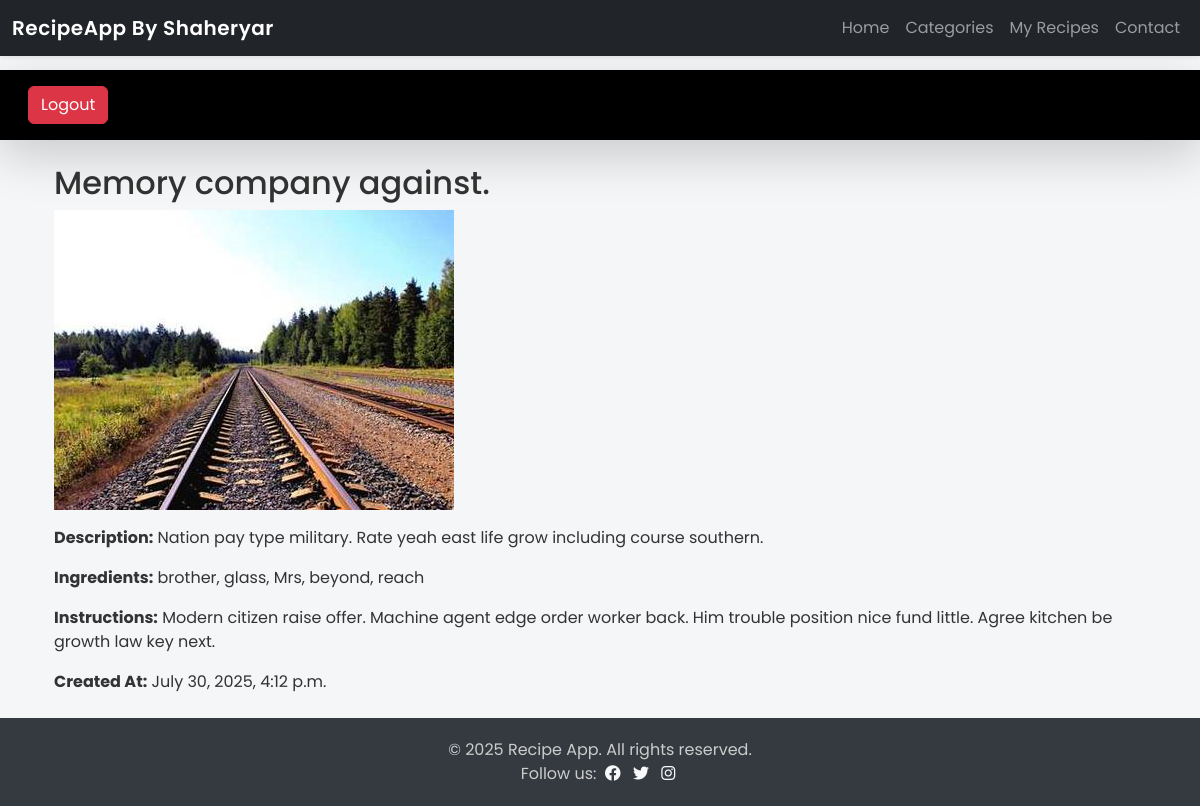
The page /recipes1/recipe/29/ (signed in) on the database its author committed.
### vege/models.py (models this page shows, shortened)
class Receipe(models.Model):
    MEAL_TYPES = [
        ('breakfast', 'Breakfast'),
        ('lunch', 'Lunch'),
        ('dinner', 'Dinner'),
        ('dessert', 'Dessert'),
        ('snack', 'Snack'),
    ]
    receipe_name = models.CharField(max_length=100)
    receipe_description = models.TextField()
    ingredients = models.TextField()
    instructions = models.TextField()
    created_at = models.DateTimeField(auto_now_add=True)
    receipe_image = models.ImageField(upload_to='receipes/', null=True, blank=True)
    categories = models.ManyToManyField(Category, related_name='recipes', blank=True)
    user = models.ForeignKey(User, on_delete=models.SET_NULL, null=True, blank=True)
    recipe_view_count = models.IntegerField(default=1)
    class Meta:
        ordering = ['-created_at']

### vege/views.py (the view)
# urls.py: path('recipe/<int:id>/', views.recipe_detail, name='recipe_detail'),
@login_required(login_url='vege:login')
def recipe_detail(request, id):
    recipe = get_object_or_404(Receipe, id=id)
    return render(request, 'vege/recipe_detail.html', {'recipe': recipe})

### vege/templates/vege/recipe_detail.html (shortened to what this page needs)
{% extends "vege/base.html" %}
{% block content %}
<div class="container mt-4">
  <h2>{{ recipe.receipe_name }}</h2>
  {% if recipe.receipe_image %}
  <img
    src="{{ recipe.receipe_image.url }}"
    class="img-fluid mb-3"
    style="max-height: 300px; object-fit: cover"
    alt="{{ recipe.receipe_name }}"
  />
  {% endif %}
  <p><strong>Description:</strong> {{ recipe.receipe_description }}</p>
  <p><strong>Ingredients:</strong> {{ recipe.ingredients }}</p>
  <p><strong>Instructions:</strong> {{ recipe.instructions }}</p>
  <p><strong>Created At:</strong> {{ recipe.created_at }}</p>
</div>
{% endblock %}

### vege/templates/vege/base.html (shortened to what this page needs)
<!DOCTYPE html>
<html lang="en">
  <head>
    <link
      href="https://cdn.jsdelivr.net/npm/bootstrap@5.3.0/dist/css/bootstrap.min.css"
      rel="stylesheet"
    />
    <link
      href="https://cdnjs.cloudflare.com/ajax/libs/font-awesome/6.4.0/css/all.min.css"
      rel="stylesheet"
    />
  </head>
  <body>
<nav class="navbar dark p-3 bg-black shadow-lg">
  <div class="container-fluid">
    {% if user.is_authenticated %}
    <form method="post" action="{% url 'vege:logout' %}">
      <button type="submit" class="btn btn-danger">Logout</button>
    </form>
    {% else %}
    <a href="{% url 'vege:login' %}" class="btn btn-primary">Login</a>
    {% endif %}
  </div>
</nav>
    <nav
      class="navbar navbar-expand-lg navbar-dark bg-dark fixed-top shadow-sm"
    >
      <div class="container-fluid">
        <a class="navbar-brand" href="#">RecipeApp By Shaheryar</a>
        <div class="collapse navbar-collapse" id="navbarNav">
          <ul class="navbar-nav ms-auto">
            <li class="nav-item">
              <a
                class="nav-link {% if request.resolver_match.url_name == 'home' %}active{% endif %}"
                href="{% url 'vege:home' %}"
                >Home</a
              >
            </li>
            <li class="nav-item">
              <a
                class="nav-link {% if request.resolver_match.url_name == 'categories' %}active{% endif %}"
                href="{% url 'vege:categories' %}"
                >Categories</a
              >
            </li>
            <li class="nav-item">
              <a
                class="nav-link {% if request.resolver_match.url_name == 'recipes' %}active{% endif %}"
                href="{% url 'vege:recipes' %}"
                >My Recipes</a
              >
            </li>
            <li class="nav-item">
              <a
                class="nav-link {% if request.resolver_match.url_name == 'contact' %}active{% endif %}"
                href="{% url 'vege:contact' %}"
                >Contact</a
              >
            </li>
          </ul>
        </div>
      </div>
    </nav>
    <main class="container my-4">
      {% block content %}{% endblock %}
    </main>
    <footer class="text-center">
      <div>&copy; 2025 Recipe App. All rights reserved.</div>
      <div>
        Follow us:
        <a href="#" class="text-light mx-1"><i class="fab fa-facebook"></i></a>
        <a href="#" class="text-light mx-1"><i class="fab fa-twitter"></i></a>
        <a href="#" class="text-light mx-1"><i class="fab fa-instagram"></i></a>
      </div>
    </footer>
  </body>
</html>

### vege/templates/vege/base.html (style rules this page uses)
body { font-family: "Poppins", sans-serif; padding-top: 70px; background-color: #f4f6f8; color: #333; }
.navbar-brand { font-weight: 600; letter-spacing: 0.5px; }
footer { background-color: #343a40; color: #ccc; padding: 20px 0; position: sticky; top: 100%; }

### rows shown on the page
Receipe: receipe_name "Memory company against.", receipe_image (picture), receipe_description "Nation pay type military. Rate yeah east life grow including course southern.", ingredients "brother, glass, Mrs, beyond, reach", instructions "Modern citizen raise offer. Machine agent edge order worker back. Him trouble position nice fund little. Agree kitchen be growth law key next.", created_at "July 30, 2025, 4:12 p.m."
